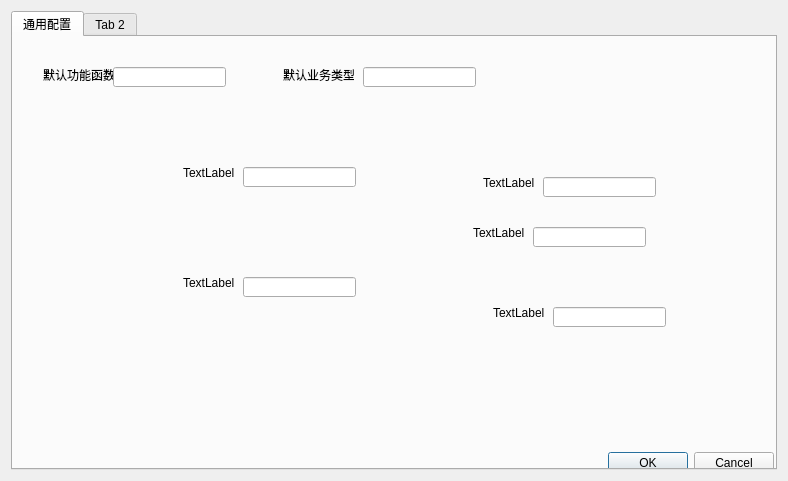
<?xml version="1.0" encoding="UTF-8"?>
<ui version="4.0">
 <class>setDialog</class>
 <widget class="QDialog" name="setDialog">
  <property name="geometry">
   <rect>
    <x>0</x>
    <y>0</y>
    <width>788</width>
    <height>481</height>
   </rect>
  </property>
  <property name="windowTitle">
   <string>Dialog</string>
  </property>
  <layout class="QGridLayout" name="gridLayout">
   <item row="0" column="0">
    <widget class="QTabWidget" name="tabWidget">
     <property name="currentIndex">
      <number>0</number>
     </property>
     <widget class="QWidget" name="tab">
      <attribute name="title">
       <string>通用配置</string>
      </attribute>
      <widget class="QDialogButtonBox" name="buttonBox">
       <property name="geometry">
        <rect>
         <x>420</x>
         <y>410</y>
         <width>341</width>
         <height>32</height>
        </rect>
       </property>
       <property name="orientation">
        <enum>Qt::Horizontal</enum>
       </property>
       <property name="standardButtons">
        <set>QDialogButtonBox::Cancel|QDialogButtonBox::Ok</set>
       </property>
      </widget>
      <widget class="QLabel" name="label">
       <property name="geometry">
        <rect>
         <x>30</x>
         <y>30</y>
         <width>71</width>
         <height>16</height>
        </rect>
       </property>
       <property name="text">
        <string>默认功能函数</string>
       </property>
       <property name="buddy">
        <cstring>lineEdit</cstring>
       </property>
      </widget>
      <widget class="QLineEdit" name="lineEdit">
       <property name="geometry">
        <rect>
         <x>100</x>
         <y>30</y>
         <width>113</width>
         <height>20</height>
        </rect>
       </property>
      </widget>
      <widget class="QLabel" name="label_2">
       <property name="geometry">
        <rect>
         <x>270</x>
         <y>30</y>
         <width>71</width>
         <height>16</height>
        </rect>
       </property>
       <property name="text">
        <string>默认业务类型</string>
       </property>
       <property name="buddy">
        <cstring>lineEdit</cstring>
       </property>
      </widget>
      <widget class="QLineEdit" name="lineEdit_2">
       <property name="geometry">
        <rect>
         <x>350</x>
         <y>30</y>
         <width>113</width>
         <height>20</height>
        </rect>
       </property>
      </widget>
      <widget class="QLabel" name="label_3">
       <property name="geometry">
        <rect>
         <x>170</x>
         <y>130</y>
         <width>54</width>
         <height>12</height>
        </rect>
       </property>
       <property name="text">
        <string>TextLabel</string>
       </property>
       <property name="buddy">
        <cstring>lineEdit</cstring>
       </property>
      </widget>
      <widget class="QLineEdit" name="lineEdit_3">
       <property name="geometry">
        <rect>
         <x>230</x>
         <y>130</y>
         <width>113</width>
         <height>20</height>
        </rect>
       </property>
      </widget>
      <widget class="QLabel" name="label_4">
       <property name="geometry">
        <rect>
         <x>170</x>
         <y>240</y>
         <width>54</width>
         <height>12</height>
        </rect>
       </property>
       <property name="text">
        <string>TextLabel</string>
       </property>
       <property name="buddy">
        <cstring>lineEdit</cstring>
       </property>
      </widget>
      <widget class="QLineEdit" name="lineEdit_4">
       <property name="geometry">
        <rect>
         <x>230</x>
         <y>240</y>
         <width>113</width>
         <height>20</height>
        </rect>
       </property>
      </widget>
      <widget class="QLabel" name="label_5">
       <property name="geometry">
        <rect>
         <x>460</x>
         <y>190</y>
         <width>54</width>
         <height>12</height>
        </rect>
       </property>
       <property name="text">
        <string>TextLabel</string>
       </property>
       <property name="buddy">
        <cstring>lineEdit</cstring>
       </property>
      </widget>
      <widget class="QLineEdit" name="lineEdit_5">
       <property name="geometry">
        <rect>
         <x>520</x>
         <y>190</y>
         <width>113</width>
         <height>20</height>
        </rect>
       </property>
      </widget>
      <widget class="QLabel" name="label_6">
       <property name="geometry">
        <rect>
         <x>470</x>
         <y>140</y>
         <width>54</width>
         <height>12</height>
        </rect>
       </property>
       <property name="text">
        <string>TextLabel</string>
       </property>
       <property name="buddy">
        <cstring>lineEdit</cstring>
       </property>
      </widget>
      <widget class="QLineEdit" name="lineEdit_6">
       <property name="geometry">
        <rect>
         <x>530</x>
         <y>140</y>
         <width>113</width>
         <height>20</height>
        </rect>
       </property>
      </widget>
      <widget class="QLabel" name="label_7">
       <property name="geometry">
        <rect>
         <x>480</x>
         <y>270</y>
         <width>54</width>
         <height>12</height>
        </rect>
       </property>
       <property name="text">
        <string>TextLabel</string>
       </property>
       <property name="buddy">
        <cstring>lineEdit</cstring>
       </property>
      </widget>
      <widget class="QLineEdit" name="lineEdit_7">
       <property name="geometry">
        <rect>
         <x>540</x>
         <y>270</y>
         <width>113</width>
         <height>20</height>
        </rect>
       </property>
      </widget>
     </widget>
     <widget class="QWidget" name="tab_2">
      <attribute name="title">
       <string>Tab 2</string>
      </attribute>
     </widget>
    </widget>
   </item>
  </layout>
 </widget>
 <resources/>
 <connections>
  <connection>
   <sender>buttonBox</sender>
   <signal>accepted()</signal>
   <receiver>setDialog</receiver>
   <slot>accept()</slot>
   <hints>
    <hint type="sourcelabel">
     <x>248</x>
     <y>254</y>
    </hint>
    <hint type="destinationlabel">
     <x>157</x>
     <y>274</y>
    </hint>
   </hints>
  </connection>
  <connection>
   <sender>buttonBox</sender>
   <signal>rejected()</signal>
   <receiver>setDialog</receiver>
   <slot>reject()</slot>
   <hints>
    <hint type="sourcelabel">
     <x>316</x>
     <y>260</y>
    </hint>
    <hint type="destinationlabel">
     <x>286</x>
     <y>274</y>
    </hint>
   </hints>
  </connection>
 </connections>
</ui>
